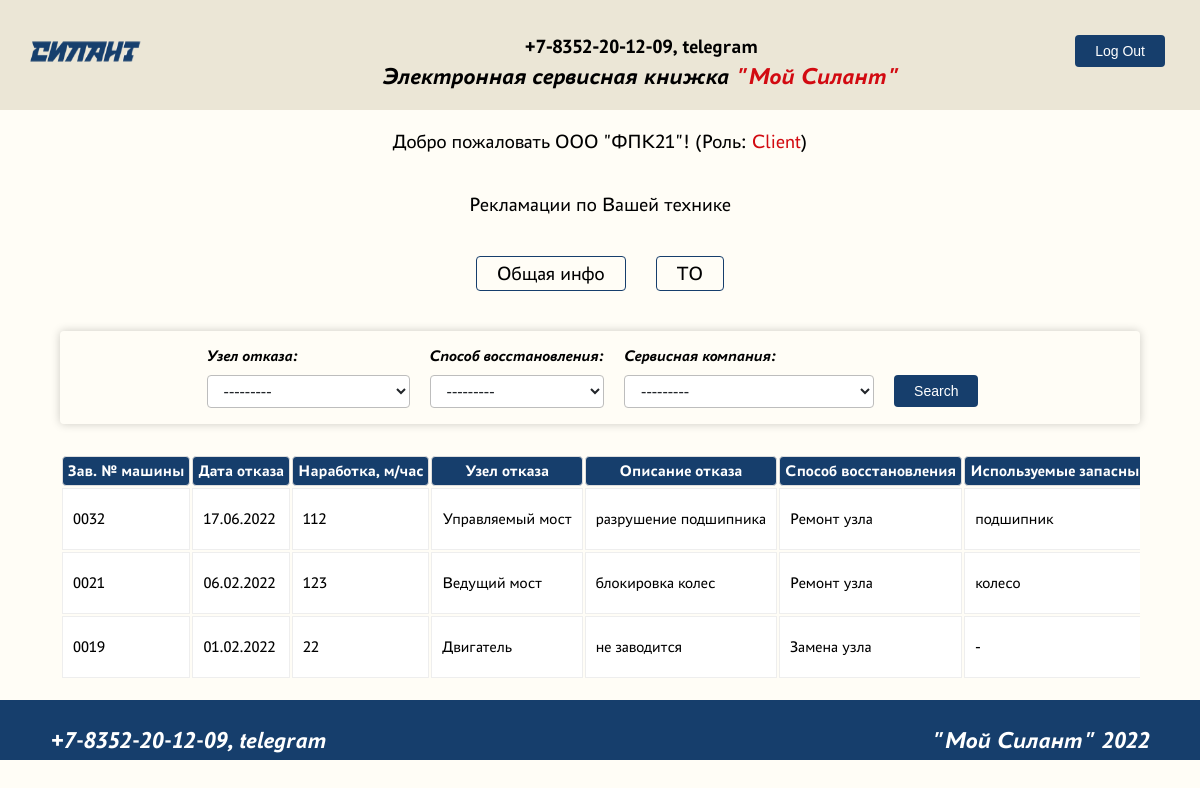
/claims/ (signed in), run on the app's committed database.
### accounts/models.py (models this page shows)
class User(AbstractUser):
    ROLE_CHOICES = (
        ('Manager', 'Manager'),
        ('Client', 'Client'),
        ('Service Company', 'Service Company'),
    )
    role = models.CharField(max_length=15, choices=ROLE_CHOICES)

### silant_app/models.py (models this page shows, shortened)
class Claims(models.Model):
    vehicle = models.ForeignKey(Vehicle, on_delete=models.CASCADE, verbose_name='Mашина')
    claimDate = models.DateField(verbose_name='Дата отказа')
    operatingTime = models.IntegerField(verbose_name='Наработка, м/час')
    failureNode = models.ForeignKey(FailureNode, on_delete=models.CASCADE, verbose_name='Узел отказа')
    failureDescription = models.TextField(default='описание', verbose_name='Описание отказа')
    repairingMethod = models.ForeignKey(RepairingMethod, on_delete=models.CASCADE, verbose_name='Способ восстановления')
    usedSpareParts = models.TextField(verbose_name='Используемые запасные части')
    repairingDate = models.DateField(verbose_name='Дата восстановления')
    vehicleDowntime = models.IntegerField(verbose_name='Время простоя техники')
    serviceCompany = models.ForeignKey(ServiceCompany, on_delete=models.CASCADE, verbose_name='Cервисная компания')

class Vehicle(models.Model):
    vehicleNumber = models.TextField(verbose_name='Зав. № машины')
    vehicleModel = models.ForeignKey(VehicleModel, on_delete=models.CASCADE, verbose_name='Модель техники')
    engineModel = models.ForeignKey(EngineModel, on_delete=models.CASCADE, verbose_name='Модель двигателя')
    engineNumber = models.TextField(verbose_name='Зав. № двигателя')
    transmissionModel = models.ForeignKey(TransmissionModel, on_delete=models.CASCADE, verbose_name='Модель трансмиссии')
    transmissionNumber = models.TextField(verbose_name='Зав. № трансмиссии')
    driveAxleModel = models.ForeignKey(DriveAxleModel, on_delete=models.CASCADE, verbose_name='Модель ведущего моста')
    driveAxleNumber = models.TextField(verbose_name='Зав. № ведущего моста')
    steeringAxleModel = models.ForeignKey(SteeringAxleModel, on_delete=models.CASCADE, verbose_name='Модель управляемого моста')
    steeringAxleNumber = models.TextField(verbose_name='Зав. № управляемого моста')
    deliveryContract_number_date = models.TextField(default='номер договора, дата', verbose_name='Договор поставки №, дата')
    shipmentDate = models.DateField(verbose_name='Дата отгрузки с завода')
    consignee = models.TextField(verbose_name='Грузополучатель (конечный потребитель)')
    deliveryAddress = models.TextField(verbose_name='Адрес поставки (эксплуатации)')
    equipment = models.TextField(verbose_name='Комплектация (доп. опции)')
    client = models.ForeignKey(User, on_delete=models.CASCADE, verbose_name='Клиент')
    serviceCompany = models.ForeignKey(ServiceCompany, on_delete=models.CASCADE, verbose_name='Сервисная компания')

class FailureNode(models.Model):
    name = models.CharField(max_length=128, unique=True)
    description = models.TextField(default='описание')
    def __str__(self):
        return f'{self.name}'

class RepairingMethod(models.Model):
    name = models.CharField(max_length=128, unique=True)
    description = models.TextField(default='описание')
    def __str__(self):
        return f'{self.name}'

### silant_app/views.py (the view)
# urls.py: path('claims/', ClaimsListView.as_view(), name='claims'),
class ClaimsListView(ListView):
    model = Claims
    template_name = 'silant_app/claims.html'
    context_object_name = 'claims'
    ordering = ['-claimDate']
    def get_queryset(self):
        queryset = super().get_queryset()
        self.filterset = ClaimsFilter(self.request.GET, queryset)
        return self.filterset.qs
    def get_context_data(self, **kwargs):
        context = super().get_context_data(**kwargs)
        context['date'] = datetime.utcnow()
        context['next_info'] = None
        context['filterset_claims'] = self.filterset
        return context

### silant_app/models.py (called while the page is built)
    def __str__(self):
        return f'{self.name}'

### templates/silant_app/claims.html (shortened to what this page needs)
{% extends "flatpages/default.html" %}
{% block user %}
<div class="panel_container">
    {% if user.is_authenticated %}
            <div class="panel_text">
                <p>Добро пожаловать {{ user.first_name }}! (Роль: <a class="role" style="color: #AA72B9">{{ user.role }}</a>)</p>
                <p>Рекламации по Вашей технике</p>
            </div>
            {% block panel %}
                <div class="panel">
                    <p class="links"><a class="nav-item nav-link" href="{% url 'vehicles-home' %}">Общая инфо</a></p>
                    <p class="links"><a class="nav-item nav-link" href="{% url 'maintenance' %}">TO</a></p>
                </div>
            {% endblock %}
    {% else %}
            <div class="unauthorized">
                <p class="links">Внимание! Для доступа к Вашей технике необходима <a style="color: #AA72B9" href="{% url 'login' %}">авторизация</a>.</p>
                <p class="links">Хотите продолжить <a class="" href="{% url 'unauthorized-home' %}">без авторизации</a>?</p>
            </div>
    {% endif %}
</div>
{% endblock %}
{% block claims_block %}
{% if user.is_authenticated %}
        <div class="form_container">
            <form class="my_filter" action="" method="get">
                {{ filterset_claims.form.as_p }}
                <input type="submit" value="Search" />
            </form>
        </div>
        {% if claims %}
            <div class="big-table">
                <table class="table">
                    <thead>
                        <tr>
                            <th style="font-weight:bold">Зав. № машины</th>
                            <th style="font-weight:bold">Дата отказа</th>
                            <th style="font-weight:bold">Наработка, м/час</th>
                            <th style="font-weight:bold">Узел отказа</th>
                            <th style="font-weight:bold">Описание отказа</th>
                            <th style="font-weight:bold">Способ восстановления</th>
                            <th style="font-weight:bold">Используемые запасные части</th>
                        </tr>
                    </thead>
                    {% for claim in claims %}
                         <tbody>
                            {% if request.user == claim.vehicle.client or request.user == claim.vehicle.serviceCompany.user or request.user.role == 'Manager' %}
                                <tr>
                                    {% if request.user.role != 'Client' %}
                                        <td><p class="article-content"><a class="mr-2" style="color:#AA72B9" href="{% url 'claims-update' claim.id%}">{{ claim.vehicle.vehicleNumber }} / Редактировать</a></p></td>
                                    {% else %}
                                        <td><p class="article-content"><a class="mr-2" style="color:#AA72B9" >{{ claim.vehicle.vehicleNumber }}</a></p></td>
                                    {% endif %}
                                    <td><p class="article-content"><a class="mr-2" style="color:#AA72B9" >{{ claim.claimDate|date:"d.m.Y" }}</a></p></td>
                                    <td><p class="article-content"><a class="mr-2" style="color:#AA72B9" >{{ claim.operatingTime }}</a></p></td>
                                    <td class="failureNodeInfo"><p class="article-content"><a href='#' onclick="Info('{{ claim.failureNode.id }}', '{{ claim.failureNode }}', 'failure_node', 'Узел отказа')">{{ claim.failureNode }}</a></p></td>
                                    <td><p class="article-content"><a class="mr-2" style="color:#AA72B9" >{{ claim.failureDescription }}</a></p></td>
                                    <td class="repairingMethodInfo"><p class="article-content"><a href='#' onclick="Info('{{ claim.repairingMethod.id }}', '{{ claim.repairingMethod }}', 'repairing_method', 'Способ восстановления')">{{ claim.repairingMethod }}</a></p></td>
                                    <td><p class="article-content"><a class="mr-2" style="color:#AA72B9" >{{ claim.usedSpareParts }}</a></p></td>
                                </tr>
                            {% endif %}
                         </tbody>
                    {% endfor %}
               </table>
        {% else %}
            <h2>Рекламации по Вашему запросу не найдены</h2>
            </div>
        {% endif %}
{% endif %}
{% endblock %}
{% block popup %}
<div class="popup">
</div>
{% endblock %}

### static/css/global.css (style rules this page uses)
*, *::before, *::after { box-sizing: border-box; }
body { background: #FFFDF6; width: 100%; height: 100%; margin: 0px; padding: 0px; }
.panel_container { display: flex; justify-items: center; flex-direction: column; flex-wrap: wrap; align-content: center; align-items: center; font-family: 'PT Astra Sans Regular', serif; font-size: 20px; }
.panel_text { display: flex; flex-direction: column; align-items: center; }
.nav-item.nav-link { text-decoration: none; color: #163E6C; }
.links:not(:last-child) { margin-right: 30px; }
a.role { color: #D20A11 !important; }
.form_container { margin-top: 20px; max-width: 100%; display: grid; justify-items: center; font-family: 'PT Astra Sans Regular', serif; font-size: 16px; border-radius: 4px; box-shadow: 0px 0px 10px 0px #00000033; }
label { margin-bottom: 10px; display:inline-block; }
.popup { display: flex; justify-content: center; flex-direction: column; align-items: center; font-family: 'PT Astra Sans Regular'; font-size: 22px; padding: 10px 10px; gap: 10px; }
.big-table { overflow: auto; position: relative; }
table { width: 100%; }
.big-table table { margin-top: 30px; vertical-align: top; width: 100%; overflow-x: auto; white-space: nowrap; -webkit-overflow-scrolling: touch; font-family: 'PT Astra Sans Regular'; }
.table th { padding: 5px; background: #163E6C; border: 1px solid #dddddd; border-radius: 4px; color: #FFFFFF; font-family: 'PT Astra Sans Bold'; }
.table td { padding: 5px 10px; border: 1px solid #eee; text-align: left; }
.table tbody tr:nth-child(odd) { background: #fff; }
input[type="submit" i] { display: inline-block; box-sizing: border-box; padding: 0 20px; margin: 0 15px 17px 0; outline: none; border: none; border-radius: 4px; height: 32px; line-height: 32px; font-size: 14px; font-weight: 500; text-decoration: none; color: #fff; background-color: #163E6C; cursor: pointer; user-select: none; appearance: none; touch-action: manipulation; vertical-align: top; }
a { text-decoration: none; color: #000000 !important; }

### data on the page
User: first_name "ООО \"ФПК21\"", role "Client"
Claims: vehicle.vehicleNumber "0032", claimDate "17.06.2022", operatingTime "112", failureNode "Управляемый мост", failureDescription "разрушение подшипника", repairingMethod "Ремонт узла", usedSpareParts "подшипник"
Claims: vehicle.vehicleNumber "0021", claimDate "06.02.2022", operatingTime "123", failureNode "Ведущий мост", failureDescription "блокировка колес", repairingMethod "Ремонт узла", usedSpareParts "колесо"
Claims: vehicle.vehicleNumber "0019", claimDate "01.02.2022", operatingTime "22", failureNode "Двигатель", failureDescription "не заводится", repairingMethod "Замена узла", usedSpareParts "-"
